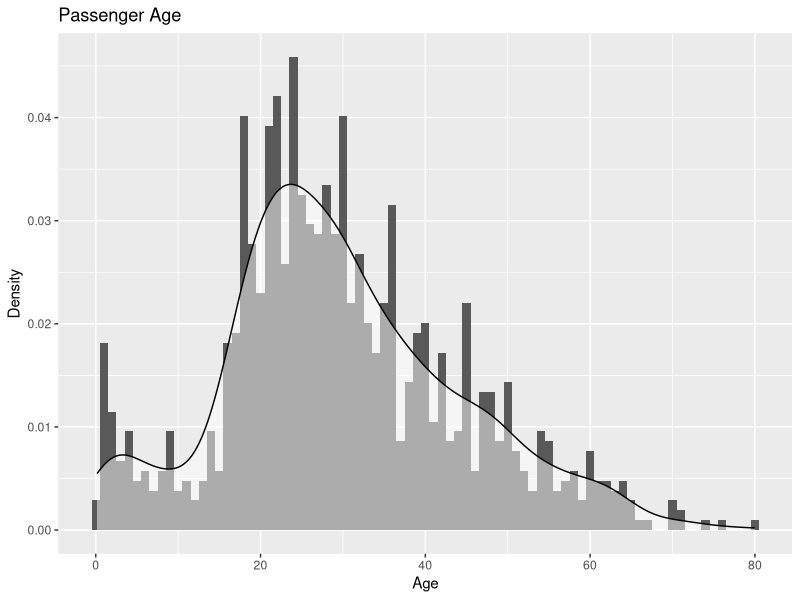
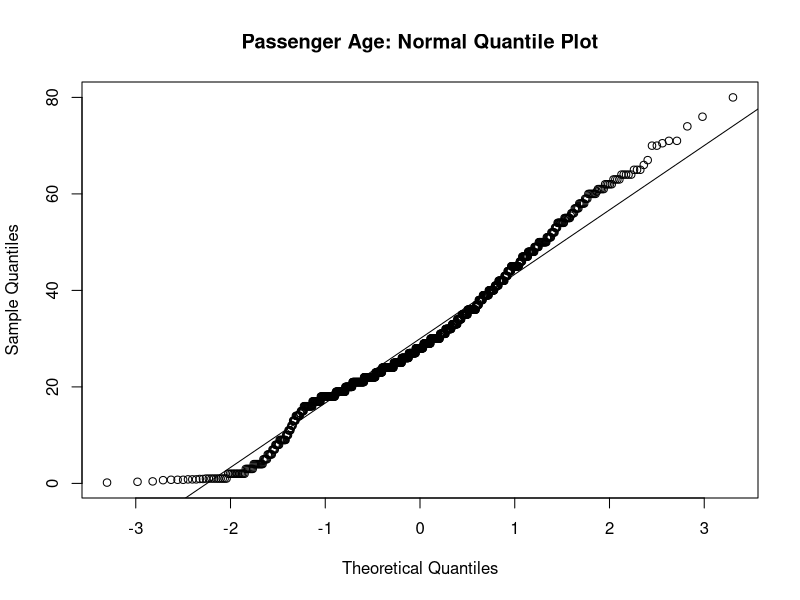
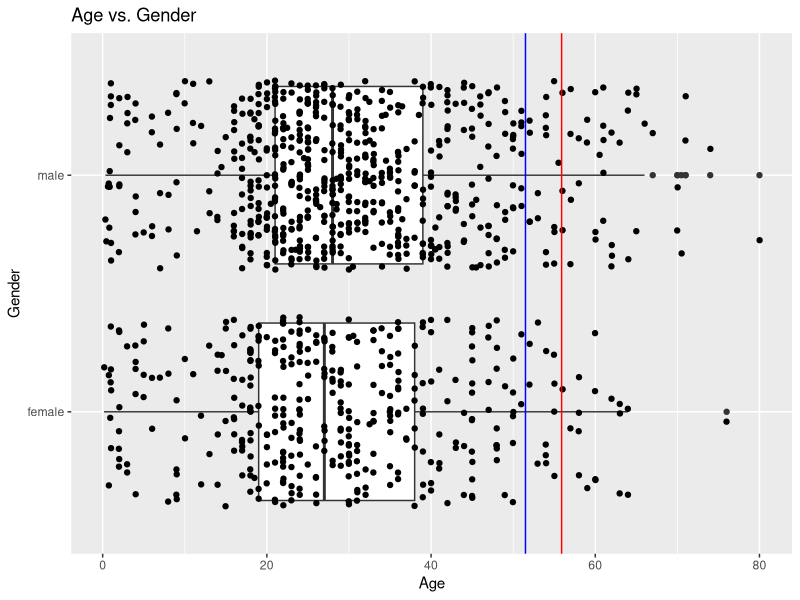
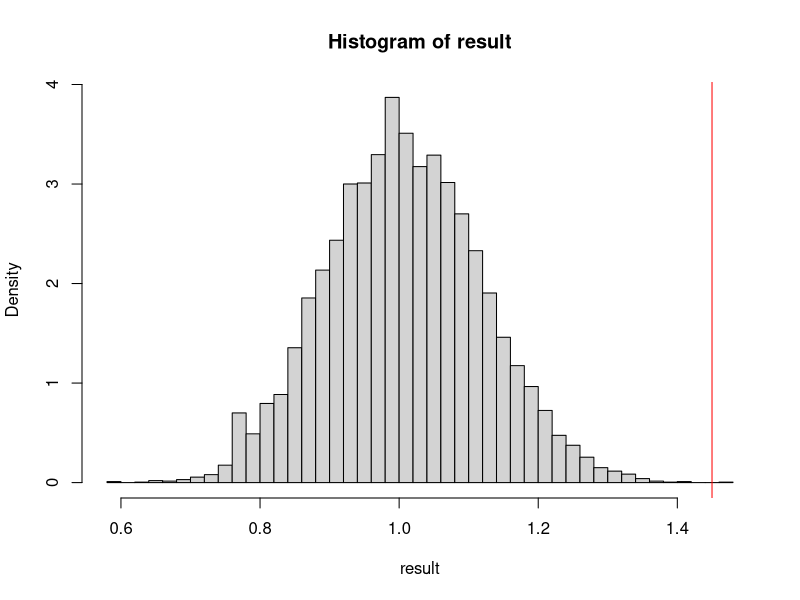

Recreate these plots in R, in order. (Note: this script raises an error after producing the figures.)
## Who Gets to Survive the Titanic Disaster?
## Chang Liu and Alexander Patel
## Math 156
## October 20, 2014

## The R Environment
# For graphs and charts, we will use the 'ggplot2' plotting library
#install.packages("ggplot2")
library("ggplot2")
#install.packages("scales")
library("scales")

## The Dataset
#  Our dataset comprises personal and logistical data on the
#  passengers on the Titanic. 
#  The data can be found at:
#   http://lib.stat.cmu.edu/S/Harrell/data/descriptions/titanic.html. 
titanic <- read.csv("titanic3.csv"); str(titanic)
# The data is a sample of 1310 passengers from the population size of 1317
#  so it approximates well the population
# There are 14 columns, but we will be looking at 5:
#  * 3 categorial/logical: passenger class, sex, survival
#  * 2 numerical: age, fare
titanic <- data.frame(titanic$survived, titanic$age, titanic$sex, titanic$fare, titanic$pclass)
names(titanic) <- c("survived", "age", "sex", "fare", "pclass"); head(titanic)

## First, we look at passenger age. 
# The data set contains age data on ~80% of the passengers (1046 / 1310)
age.nna <- titanic[!is.na(titanic$age),] # strip data of rows with age=NULL
summary(age.nna$age) 
# Notice the min/max: 2 months versus 80 years!
# Let's overlay a PDG on a histogram of age
ggplot(age.nna, aes(x=age)) + 
    ggtitle("Passenger Age") + 
    xlab("Age") + 
    ylab("Density") + 
    geom_histogram(aes(y=..density..), binwidth=1)+
    geom_density(alpha=.5, fill="#FFFFFF")
# We can see the discrepancies at extreme ages with a normal quantile plot
# The data is noticeably right-skewed, although there is clear dip in the number
#  of pre-teen and teenage passengers (for good reason, even in 1912)
qqnorm(age.nna$age, main="Passenger Age: Normal Quantile Plot")
qqline(age.nna$age)

# Let's do a boxplot of age vs. gender and add in as a reference the 1912 U.S. Life Expectancy
#  from: http://demog.berkeley.edu/~andrew/1918/figure2.html
# Turns out, there are more "old" passengers than meets the eye!
p <- qplot(x=age.nna$sex, y=age.nna$age, data=age.nna, 
           geom=c("boxplot", "jitter"), main="Age vs. Gender", xlab="Gender", 
           ylab="Age") + coord_flip()
p + geom_hline(yintercept = 51.5, color="blue", label="Life Exp. (M)") + 
    geom_hline(yintercept = 55.9, colour="red", label="Life Exp. (F)")

# Now, let's look at on particular category of the age group--children--and test 
#  whether the second part of "women and children first" (a code of conduct most famously associated with the Titanic) holds. 
# There are 154 children in the data set.
length(which(titanic$age < 18))
# Let's add a new categorical variable for child/adult.
titanic$age_group <- "adult"
titanic$age_group[titanic$age < 18] <- "child"
# 52% of children and only 36% of adults survived.
# But the child population is much smaller than the adult one. 
age_group.survived <- table(titanic$age_group, titanic$survived); age_group.survived
age_group.survived.prop <- prop.table(age_group.survived, 1); age_group.survived.prop
# Is the difference in survival rates significant? Let's see with a permutation test.
adults.survived <- age_group.survived.prop[3]
children.survived <- age_group.survived.prop[4]
observed <-  children.survived / adults.survived; observed # children are 1.45x more likely to survive 
N=10^4-1 ; result<-numeric(N)  
for (i in 1:N) {
    index <- sample(nrow(titanic), size=154, replace=FALSE)
    child.sample <- length(which(titanic$survived[index] == 1)) / length(index)
    adult.sample <- length(which(titanic$survived[-index] == 1)) / (nrow(titanic) - length(index))
    result[i] <- child.sample / adult.sample 
}
hist(result, breaks = "FD", prob = TRUE)
abline(v = observed, col = "red")
pvalue = (sum (result >= observed) + 1)/(N+1); 2*pvalue 
# A near-zero p-value indicates that the evidence supports the hypothesis that 
#  children are more likely to have survived

## Next, let's look at gender. 
# extract passengers with non-null sex/survival data
index<-which((!is.na(titanic$sex) )&(!is.na(titanic$survived))); 
sex<-data.frame(titanic$survived[index],titanic$sex[index])
names(sex) <- c("survive ", "sex"); head(sex)
# 466 females and 843 males have survival data
nrow(subset(sex, sex == "female")); nrow(subset(sex, sex == "male"))
# a contingency table for gender
counts<-table(sex)[,c(0,2,3)]; counts
# Women's survival rate 
women.survived<-counts[2]/(counts[1]+counts[2]);women.survived
# Men's survival rate
men.survived <-counts[4]/(counts[3]+counts[4]);men.survived
# Women are almost 4 times more likely to survive than men!
observed <- women.survived / men.survived; observed 
# Visualizing gender vs. survival
barplot(counts, ylim=c(0, 1000), xlab="Gender",ylab="Count",main="Survival by Sex")
text(.71, 520, paste(as.character(round(women.survived, 3) * 100),"% Survived"))
text(1.9, 890, paste(as.character(round(men.survived, 3 ) * 100),"% Survived"))
legend("bottomright", fill=c("black", "grey"), legend=c("Perished", "Survived"))
# Is the survival ratio of women over men statistically significant? 
# Let's do two tests. First, a permutation test for the ratio of women and men who survived
N=10^3-1 ; result<-numeric(N)  
for (i in 1:N) {
    per.sex<-sample(titanic$sex)
    counts2<-table(titanic$survived,per.sex);counts2<-counts2[,c(0,2,3)]
    women<-counts2[2]/(counts2[1]+counts2[2]) # women's survival rate 
    men<-counts2[4]/(counts2[3]+counts2[4]) # men's survival rate
    result[i]<-women/men  
}
hist(result, breaks = "FD", prob = TRUE)
hist(result, breaks = "FD", prob = TRUE,xlim=c(0,4))
abline(v = observed, col = "red") # too far from the distribution
pValue = (sum (result >= observed) + 1)/(N+1); 2*pValue #double for 2-sided test
# Far below 1% pvalue level: the observed ratio is extremely unlikely to occur by chance! 
# We have reason now to belive that women are saved first

# Now let's perform a chi-square test to further verify our conviction: 
# NUll hypothesis: sex and survival are independent VS
# Alternative hypothesis - women more likely to survive  
chisq.test(counts) 
# first glance: two variables highly dependent with statistical significance
chisq1 <-function(Obs){
    Expected <- rep(sum(Obs)/length(Obs),length(Obs))
    sum((Obs-Expected)^2/Expected)
}
#Calculate chi square for the observed data
Chi1<-chisq1(counts);Chi1
# calculate its p-value 
pchisq(Chi1,1,lower.tail=FALSE) 
# extremely small at 1% p-value level
# strongly suggesting the relationship is not indepedent 

# Although in agreement on the inference, however, the large discrepany 
# in values between the built-in test and our calculation makes us nervous 
# e.g.p-values: 2.2e-16 for built-in; 9.304668e-131 for calculation
# The same issue appears in the analysis of class and survival!
# But we have no easy way to find out why! 
# Also the degree of power in the values (esp. -131?!) are just way too high
# Let's see if simulation can remedy this issue. 

# simulate the results
N = 10^4-1 ; sex.result <- numeric(N)
for (i in 1:N) {
    per_sex<- sample(titanic$sex);
    counts3<-table(titanic$survived,per_sex)
    counts3<-counts3[,c(0,2,3)]
    sex.result[i]<-chisq1(counts3)
}

hist(sex.result, freq=FALSE,breaks = "FD",xlim=c(100,600))  
abline(v = Chi1, col = "red") # way too far
pVal <-(sum (sex.result >= Chi1) +1)/(N+1); pVal;pVal*2 

# Not only the pvalue from simulation clearly is more reasonable
# but also it confirms the same inference without giving 
# the unknown discrepany and extremeness in values in the classical method.

## We also looked at passenger class and ticket fare (you can see the code in our long script). 
# We found that the evidence supports the hypothesis that passengers in lower-numbered passenger classes are more 
# likely to have survived.the sinking of the Titanic.

# Conclusion:
# Women, children, and the first class are more likely to survive than others 